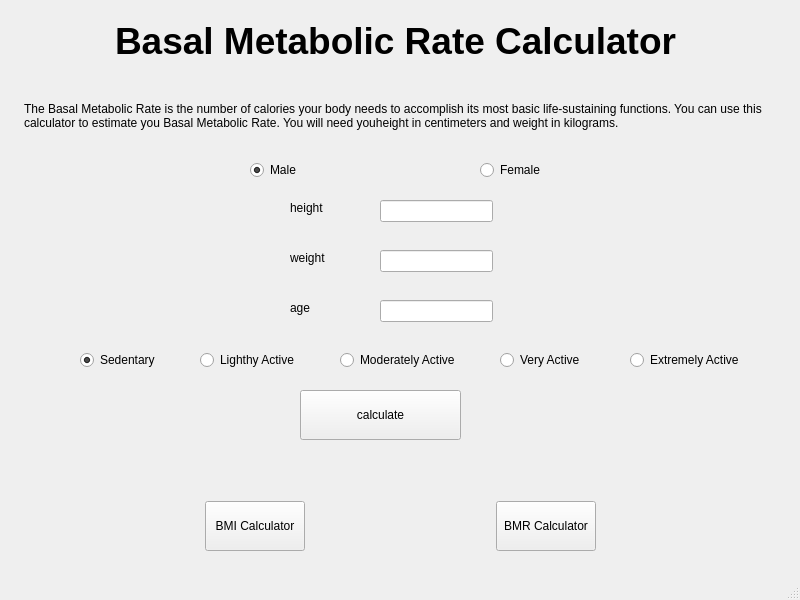
<?xml version="1.0" encoding="UTF-8"?>
<ui version="4.0">
 <class>MainWindow</class>
 <widget class="QMainWindow" name="MainWindow">
  <property name="geometry">
   <rect>
    <x>0</x>
    <y>0</y>
    <width>800</width>
    <height>600</height>
   </rect>
  </property>
  <property name="minimumSize">
   <size>
    <width>800</width>
    <height>600</height>
   </size>
  </property>
  <property name="maximumSize">
   <size>
    <width>800</width>
    <height>600</height>
   </size>
  </property>
  <property name="windowTitle">
   <string>MainWindow</string>
  </property>
  <widget class="QWidget" name="centralwidget">
   <widget class="QStackedWidget" name="stackedWidget">
    <property name="geometry">
     <rect>
      <x>0</x>
      <y>10</y>
      <width>781</width>
      <height>491</height>
     </rect>
    </property>
    <property name="currentIndex">
     <number>2</number>
    </property>
    <widget class="QWidget" name="home">
     <widget class="QLabel" name="label">
      <property name="geometry">
       <rect>
        <x>-10</x>
        <y>10</y>
        <width>801</width>
        <height>111</height>
       </rect>
      </property>
      <property name="font">
       <font>
        <pointsize>26</pointsize>
        <weight>75</weight>
        <bold>true</bold>
       </font>
      </property>
      <property name="text">
       <string>Welcome to your Health &amp; Weight Loss Calculators</string>
      </property>
      <property name="alignment">
       <set>Qt::AlignCenter</set>
      </property>
      <property name="wordWrap">
       <bool>true</bool>
      </property>
     </widget>
     <widget class="QLabel" name="label_2">
      <property name="geometry">
       <rect>
        <x>14</x>
        <y>135</y>
        <width>771</width>
        <height>161</height>
       </rect>
      </property>
      <property name="font">
       <font>
        <pointsize>14</pointsize>
       </font>
      </property>
      <property name="text">
       <string>This appication aims to give you quick and easy access to two health calculators that can provide you with information that may assist with weight loss decision</string>
      </property>
      <property name="alignment">
       <set>Qt::AlignCenter</set>
      </property>
      <property name="wordWrap">
       <bool>true</bool>
      </property>
     </widget>
     <widget class="QLabel" name="label_3">
      <property name="geometry">
       <rect>
        <x>110</x>
        <y>340</y>
        <width>561</width>
        <height>61</height>
       </rect>
      </property>
      <property name="font">
       <font>
        <pointsize>14</pointsize>
       </font>
      </property>
      <property name="text">
       <string>Click the button bellow to use a calculators</string>
      </property>
      <property name="alignment">
       <set>Qt::AlignCenter</set>
      </property>
     </widget>
    </widget>
    <widget class="QWidget" name="bmi">
     <widget class="QLabel" name="label_4">
      <property name="geometry">
       <rect>
        <x>40</x>
        <y>10</y>
        <width>701</width>
        <height>61</height>
       </rect>
      </property>
      <property name="font">
       <font>
        <pointsize>28</pointsize>
        <weight>75</weight>
        <bold>true</bold>
       </font>
      </property>
      <property name="text">
       <string>Body Mass Index Calulator</string>
      </property>
      <property name="alignment">
       <set>Qt::AlignCenter</set>
      </property>
     </widget>
     <widget class="QLabel" name="label_5">
      <property name="geometry">
       <rect>
        <x>40</x>
        <y>80</y>
        <width>691</width>
        <height>51</height>
       </rect>
      </property>
      <property name="text">
       <string>Body Mass Index (BMI) is a measurement of a person's weight with respect to his or her height. it is more of an indicator than a direct measurement of a person's total body fat</string>
      </property>
      <property name="alignment">
       <set>Qt::AlignCenter</set>
      </property>
      <property name="wordWrap">
       <bool>true</bool>
      </property>
     </widget>
     <widget class="QLabel" name="label_6">
      <property name="geometry">
       <rect>
        <x>290</x>
        <y>170</y>
        <width>55</width>
        <height>16</height>
       </rect>
      </property>
      <property name="text">
       <string>height</string>
      </property>
     </widget>
     <widget class="QLabel" name="label_7">
      <property name="geometry">
       <rect>
        <x>290</x>
        <y>220</y>
        <width>55</width>
        <height>16</height>
       </rect>
      </property>
      <property name="text">
       <string>weight</string>
      </property>
     </widget>
     <widget class="QLabel" name="bmi_output_label">
      <property name="geometry">
       <rect>
        <x>30</x>
        <y>360</y>
        <width>711</width>
        <height>81</height>
       </rect>
      </property>
      <property name="text">
       <string/>
      </property>
      <property name="alignment">
       <set>Qt::AlignCenter</set>
      </property>
     </widget>
     <widget class="QPushButton" name="bmi_calculate_button">
      <property name="geometry">
       <rect>
        <x>340</x>
        <y>290</y>
        <width>100</width>
        <height>50</height>
       </rect>
      </property>
      <property name="minimumSize">
       <size>
        <width>100</width>
        <height>50</height>
       </size>
      </property>
      <property name="text">
       <string>Calculate</string>
      </property>
     </widget>
     <widget class="QLineEdit" name="bmi_height_input">
      <property name="geometry">
       <rect>
        <x>360</x>
        <y>170</y>
        <width>113</width>
        <height>22</height>
       </rect>
      </property>
     </widget>
     <widget class="QLineEdit" name="bmi_weight_input">
      <property name="geometry">
       <rect>
        <x>360</x>
        <y>220</y>
        <width>113</width>
        <height>22</height>
       </rect>
      </property>
     </widget>
    </widget>
    <widget class="QWidget" name="bmr">
     <widget class="QLabel" name="label_8">
      <property name="geometry">
       <rect>
        <x>10</x>
        <y>5</y>
        <width>771</width>
        <height>51</height>
       </rect>
      </property>
      <property name="font">
       <font>
        <pointsize>28</pointsize>
        <weight>75</weight>
        <bold>true</bold>
       </font>
      </property>
      <property name="text">
       <string>Basal Metabolic Rate Calculator</string>
      </property>
      <property name="alignment">
       <set>Qt::AlignCenter</set>
      </property>
     </widget>
     <widget class="QLabel" name="label_9">
      <property name="geometry">
       <rect>
        <x>24</x>
        <y>80</y>
        <width>751</width>
        <height>51</height>
       </rect>
      </property>
      <property name="text">
       <string>The Basal Metabolic Rate is the number of calories your body needs to accomplish its most basic life-sustaining functions. You can use this calculator to estimate you Basal Metabolic Rate. You will need youheight in centimeters and weight in kilograms.</string>
      </property>
      <property name="wordWrap">
       <bool>true</bool>
      </property>
     </widget>
     <widget class="QLabel" name="label_10">
      <property name="geometry">
       <rect>
        <x>290</x>
        <y>190</y>
        <width>55</width>
        <height>16</height>
       </rect>
      </property>
      <property name="text">
       <string>height</string>
      </property>
     </widget>
     <widget class="QLabel" name="label_11">
      <property name="geometry">
       <rect>
        <x>290</x>
        <y>240</y>
        <width>55</width>
        <height>16</height>
       </rect>
      </property>
      <property name="text">
       <string>weight</string>
      </property>
     </widget>
     <widget class="QLabel" name="label_12">
      <property name="geometry">
       <rect>
        <x>290</x>
        <y>290</y>
        <width>55</width>
        <height>16</height>
       </rect>
      </property>
      <property name="text">
       <string>age</string>
      </property>
     </widget>
     <widget class="QLineEdit" name="bmr_height_input">
      <property name="geometry">
       <rect>
        <x>380</x>
        <y>190</y>
        <width>113</width>
        <height>22</height>
       </rect>
      </property>
      <property name="text">
       <string/>
      </property>
     </widget>
     <widget class="QLineEdit" name="bmr_weight_input">
      <property name="geometry">
       <rect>
        <x>380</x>
        <y>240</y>
        <width>113</width>
        <height>22</height>
       </rect>
      </property>
      <property name="text">
       <string/>
      </property>
     </widget>
     <widget class="QLineEdit" name="bmr_age_input">
      <property name="geometry">
       <rect>
        <x>380</x>
        <y>290</y>
        <width>113</width>
        <height>22</height>
       </rect>
      </property>
     </widget>
     <widget class="QLabel" name="bmr_output_label">
      <property name="geometry">
       <rect>
        <x>10</x>
        <y>440</y>
        <width>781</width>
        <height>51</height>
       </rect>
      </property>
      <property name="text">
       <string/>
      </property>
      <property name="alignment">
       <set>Qt::AlignCenter</set>
      </property>
     </widget>
     <widget class="QPushButton" name="bmr_calculate_button">
      <property name="geometry">
       <rect>
        <x>300</x>
        <y>380</y>
        <width>161</width>
        <height>50</height>
       </rect>
      </property>
      <property name="minimumSize">
       <size>
        <width>100</width>
        <height>50</height>
       </size>
      </property>
      <property name="text">
       <string>calculate</string>
      </property>
     </widget>
     <widget class="QWidget" name="bmr_activty_radio_button" native="true">
      <property name="geometry">
       <rect>
        <x>40</x>
        <y>320</y>
        <width>761</width>
        <height>51</height>
       </rect>
      </property>
      <widget class="QRadioButton" name="bmr_sedentary">
       <property name="geometry">
        <rect>
         <x>40</x>
         <y>20</y>
         <width>95</width>
         <height>20</height>
        </rect>
       </property>
       <property name="text">
        <string>Sedentary</string>
       </property>
       <property name="checked">
        <bool>true</bool>
       </property>
      </widget>
      <widget class="QRadioButton" name="bmr_lighthy">
       <property name="geometry">
        <rect>
         <x>160</x>
         <y>20</y>
         <width>101</width>
         <height>20</height>
        </rect>
       </property>
       <property name="text">
        <string>Lighthy Active</string>
       </property>
      </widget>
      <widget class="QRadioButton" name="bmr_moderately">
       <property name="geometry">
        <rect>
         <x>300</x>
         <y>20</y>
         <width>131</width>
         <height>20</height>
        </rect>
       </property>
       <property name="text">
        <string>Moderately Active</string>
       </property>
      </widget>
      <widget class="QRadioButton" name="bmr_very">
       <property name="geometry">
        <rect>
         <x>460</x>
         <y>20</y>
         <width>95</width>
         <height>20</height>
        </rect>
       </property>
       <property name="text">
        <string>Very Active</string>
       </property>
      </widget>
      <widget class="QRadioButton" name="bmr_extremely">
       <property name="geometry">
        <rect>
         <x>590</x>
         <y>20</y>
         <width>121</width>
         <height>20</height>
        </rect>
       </property>
       <property name="text">
        <string>Extremely Active</string>
       </property>
      </widget>
     </widget>
     <widget class="QWidget" name="bmr_gender_radio_button" native="true">
      <property name="geometry">
       <rect>
        <x>200</x>
        <y>130</y>
        <width>401</width>
        <height>51</height>
       </rect>
      </property>
      <widget class="QRadioButton" name="bmr_male_radio">
       <property name="geometry">
        <rect>
         <x>50</x>
         <y>20</y>
         <width>95</width>
         <height>20</height>
        </rect>
       </property>
       <property name="text">
        <string>Male</string>
       </property>
       <property name="checked">
        <bool>true</bool>
       </property>
      </widget>
      <widget class="QRadioButton" name="bmr_female_radio">
       <property name="geometry">
        <rect>
         <x>280</x>
         <y>20</y>
         <width>95</width>
         <height>20</height>
        </rect>
       </property>
       <property name="text">
        <string>Female</string>
       </property>
      </widget>
     </widget>
    </widget>
   </widget>
   <widget class="QWidget" name="">
    <property name="geometry">
     <rect>
      <x>20</x>
      <y>500</y>
      <width>761</width>
      <height>52</height>
     </rect>
    </property>
    <layout class="QHBoxLayout" name="horizontalLayout">
     <item>
      <spacer name="horizontalSpacer">
       <property name="orientation">
        <enum>Qt::Horizontal</enum>
       </property>
       <property name="sizeHint" stdset="0">
        <size>
         <width>40</width>
         <height>20</height>
        </size>
       </property>
      </spacer>
     </item>
     <item>
      <widget class="QPushButton" name="bmi_button">
       <property name="minimumSize">
        <size>
         <width>100</width>
         <height>50</height>
        </size>
       </property>
       <property name="maximumSize">
        <size>
         <width>100</width>
         <height>50</height>
        </size>
       </property>
       <property name="text">
        <string>BMI Calculator</string>
       </property>
      </widget>
     </item>
     <item>
      <spacer name="horizontalSpacer_2">
       <property name="orientation">
        <enum>Qt::Horizontal</enum>
       </property>
       <property name="sizeHint" stdset="0">
        <size>
         <width>40</width>
         <height>20</height>
        </size>
       </property>
      </spacer>
     </item>
     <item>
      <widget class="QPushButton" name="bmr_batton">
       <property name="minimumSize">
        <size>
         <width>100</width>
         <height>50</height>
        </size>
       </property>
       <property name="maximumSize">
        <size>
         <width>100</width>
         <height>50</height>
        </size>
       </property>
       <property name="text">
        <string>BMR Calculator</string>
       </property>
      </widget>
     </item>
     <item>
      <spacer name="horizontalSpacer_3">
       <property name="orientation">
        <enum>Qt::Horizontal</enum>
       </property>
       <property name="sizeHint" stdset="0">
        <size>
         <width>40</width>
         <height>20</height>
        </size>
       </property>
      </spacer>
     </item>
    </layout>
   </widget>
  </widget>
  <widget class="QMenuBar" name="menubar">
   <property name="geometry">
    <rect>
     <x>0</x>
     <y>0</y>
     <width>800</width>
     <height>26</height>
    </rect>
   </property>
  </widget>
  <widget class="QStatusBar" name="statusbar"/>
 </widget>
 <resources/>
 <connections/>
</ui>
